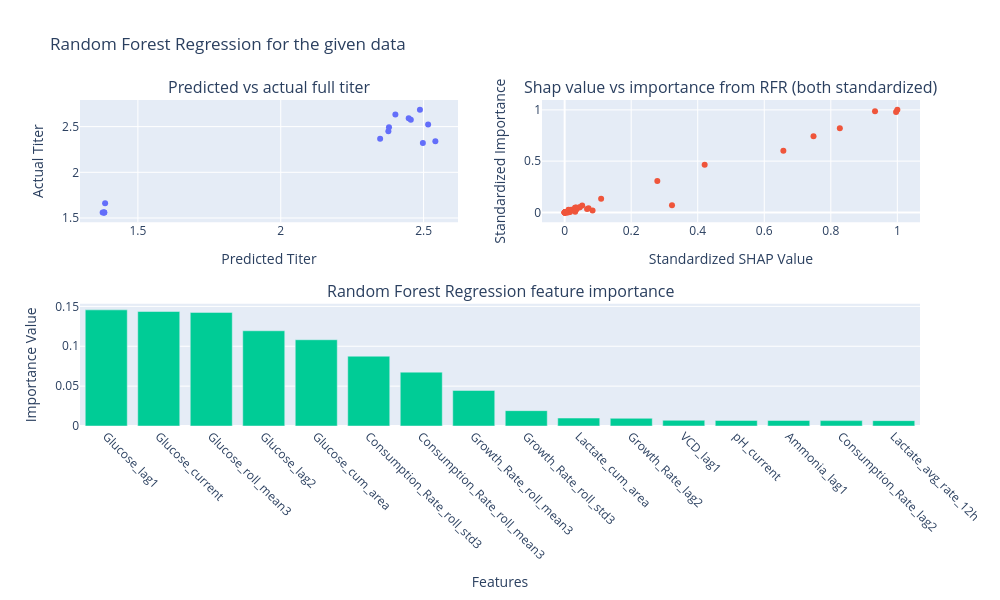

Source (notebook cell):
### Code cell
cp_100_model = training_random_forest_3(df_cp_100)

### Figure 1 — Plotly figure (JSON) as saved in the notebook; plotly's stock layout.template omitted (floating-point values rounded to 4 significant figures)
{"data": [{"mode": "markers", "type": "scatter", "x": [2.455, 2.379, 1.377, 2.487, 1.385, 2.348, 1.382, 2.401, 2.541, 2.448, 2.516, 1.381, 1.382, 2.377, 2.497], "xaxis": "x", "y": [2.576, 2.493, 1.561, 2.683, 1.662, 2.368, 1.561, 2.634, 2.341, 2.592, 2.523, 1.561, 1.561, 2.451, 2.321], "yaxis": "y"}, {"mode": "markers", "type": "scatter", "x": [1.0, 0.9962, 0.9328, 0.8271, 0.748, 0.6574, 0.4208, 0.3226, 0.2786, 0.1096, 0.08386, 0.07179, 0.0673, 0.05265, 0.04552, 0.04319, 0.03491, 0.03433, 0.03366, 0.03173, 0.03118, 0.03007, 0.02674, 0.02577, 0.02491, 0.02366, 0.01941, 0.01929, 0.01833, 0.01752, 0.0166, 0.01602, 0.0149, 0.01297, 0.01238, 0.01227, 0.01176, 0.01011, 0.009508, 0.009095, 0.008123, 0.007663, 0.00588, 0.005078, 0.004455, 0.004245, 0.00277, 0.002267, 0.002229, 0.002185, 0.002145, 0.001661, 0.001571, 0.001249, 0.001244, 0.001195, 0.0007851, 0.0, 0.0, 0.0, 0.0, 0.0, 0.0], "xaxis": "x2", "y": [1.0, 0.9784, 0.9858, 0.8199, 0.7427, 0.601, 0.4638, 0.06851, 0.306, 0.1321, 0.0186, 0.04053, 0.03398, 0.06618, 0.0491, 0.04801, 0.02888, 0.04613, 0.04759, 0.007425, 0.04632, 0.02421, 0.02283, 0.02305, 0.02278, 0.02576, 0.02227, 0.02535, 0.01958, 0.02078, 0.0206, 0.003248, 0.02249, 0.02414, 0.005113, 0.002483, 0.02547, 0.005357, 0.002422, 0.001754, 0.001538, 0.00139, 0.001054, 0.0006455, 0.003069, 0.002011, 0.0004746, 0.0003616, 0.000479, 0.0008008, 0.0002563, 0.0008103, 0.001012, 0.0001208, 0.0002165, 0.0009403, 0.0003661, 0.0, 0.0, 0.0, 0.0, 0.0, 0.0], "yaxis": "y2"}, {"type": "bar", "x": ["Glucose_lag1", "Glucose_current", "Glucose_roll_mean3", "Glucose_lag2", "Glucose_cum_area", "Consumption_Rate_roll_std3", "Consumption_Rate_roll_mean3", "Growth_Rate_roll_mean3", "Growth_Rate_roll_std3", "Lactate_cum_area", "Growth_Rate_lag2", "VCD_lag1", "pH_current", "Ammonia_lag1", "Consumption_Rate_lag2", "Lactate_avg_rate_12h"], "xaxis": "x3", "y": [0.1456, 0.1436, 0.1425, 0.1194, 0.1082, 0.08754, 0.06755, 0.04457, 0.01924, 0.009978, 0.009638, 0.007151, 0.006992, 0.006931, 0.006745, 0.006718], "yaxis": "y3"}], "layout": {"annotations": [{"font": {"size": 16}, "showarrow": false, "text": "Predicted vs actual full titer", "x": 0.225, "xanchor": "center", "xref": "paper", "y": 1, "yanchor": "bottom", "yref": "paper"}, {"font": {"size": 16}, "showarrow": false, "text": "Shap value vs importance from RFR (both standardized)", "x": 0.775, "xanchor": "center", "xref": "paper", "y": 1, "yanchor": "bottom", "yref": "paper"}, {"font": {"size": 16}, "showarrow": false, "text": "Random Forest Regression feature importance", "x": 0.5, "xanchor": "center", "xref": "paper", "y": 0.375, "yanchor": "bottom", "yref": "paper"}], "height": 600, "showlegend": false, "title": {"text": "Random Forest Regression for the given data"}, "width": 1000, "xaxis": {"anchor": "y", "domain": [0, 0.45], "title": {"text": "Predicted Titer"}}, "xaxis2": {"anchor": "y2", "domain": [0.55, 1], "title": {"text": "Standardized SHAP Value"}}, "xaxis3": {"anchor": "y3", "domain": [0, 1], "tickangle": 45, "title": {"text": "Features"}}, "yaxis": {"anchor": "x", "domain": [0.625, 1], "title": {"text": "Actual Titer"}}, "yaxis2": {"anchor": "x2", "domain": [0.625, 1], "title": {"text": "Standardized Importance"}}, "yaxis3": {"anchor": "x3", "domain": [0, 0.375], "title": {"text": "Importance Value"}}}}
